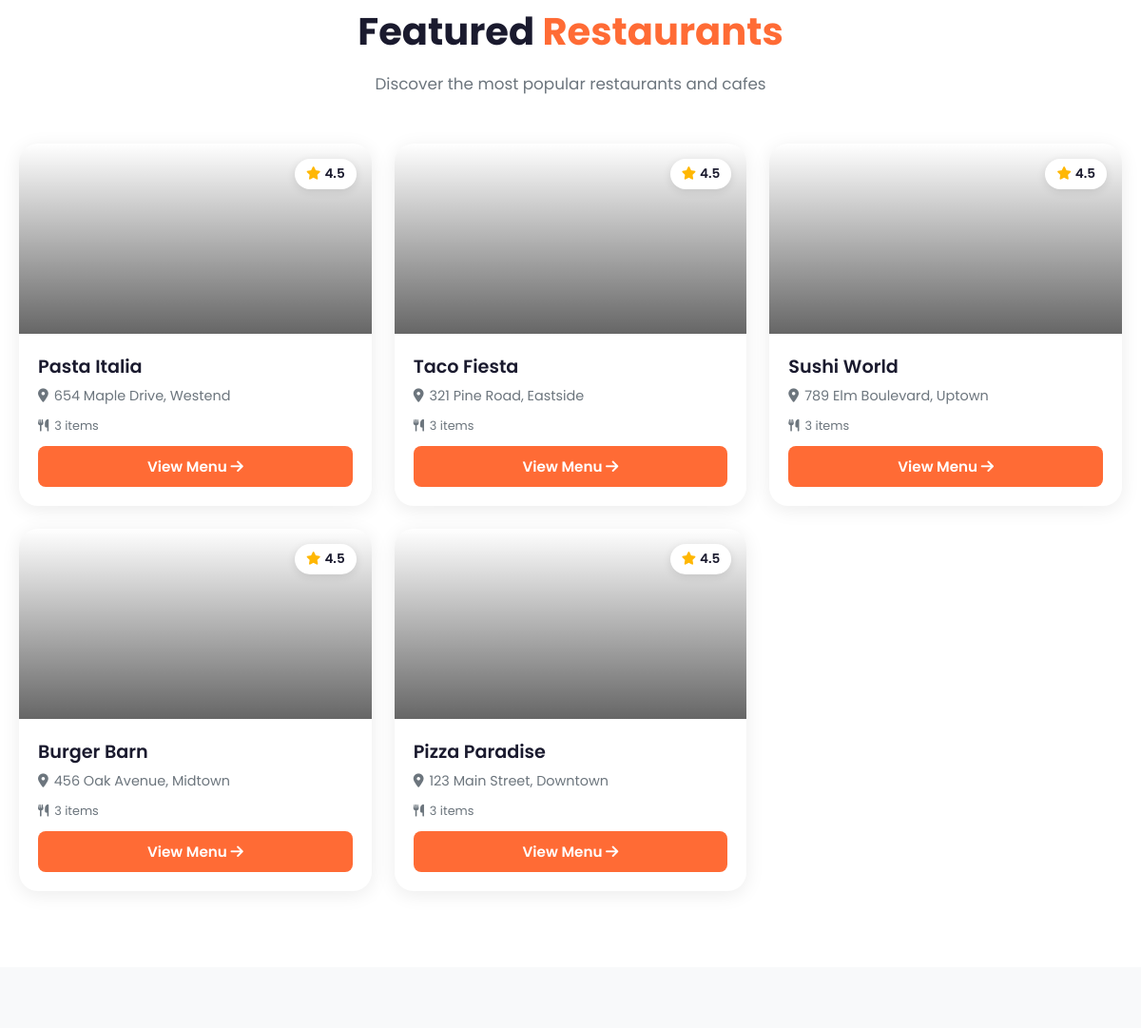
Before: / (middle part) with the older database file.
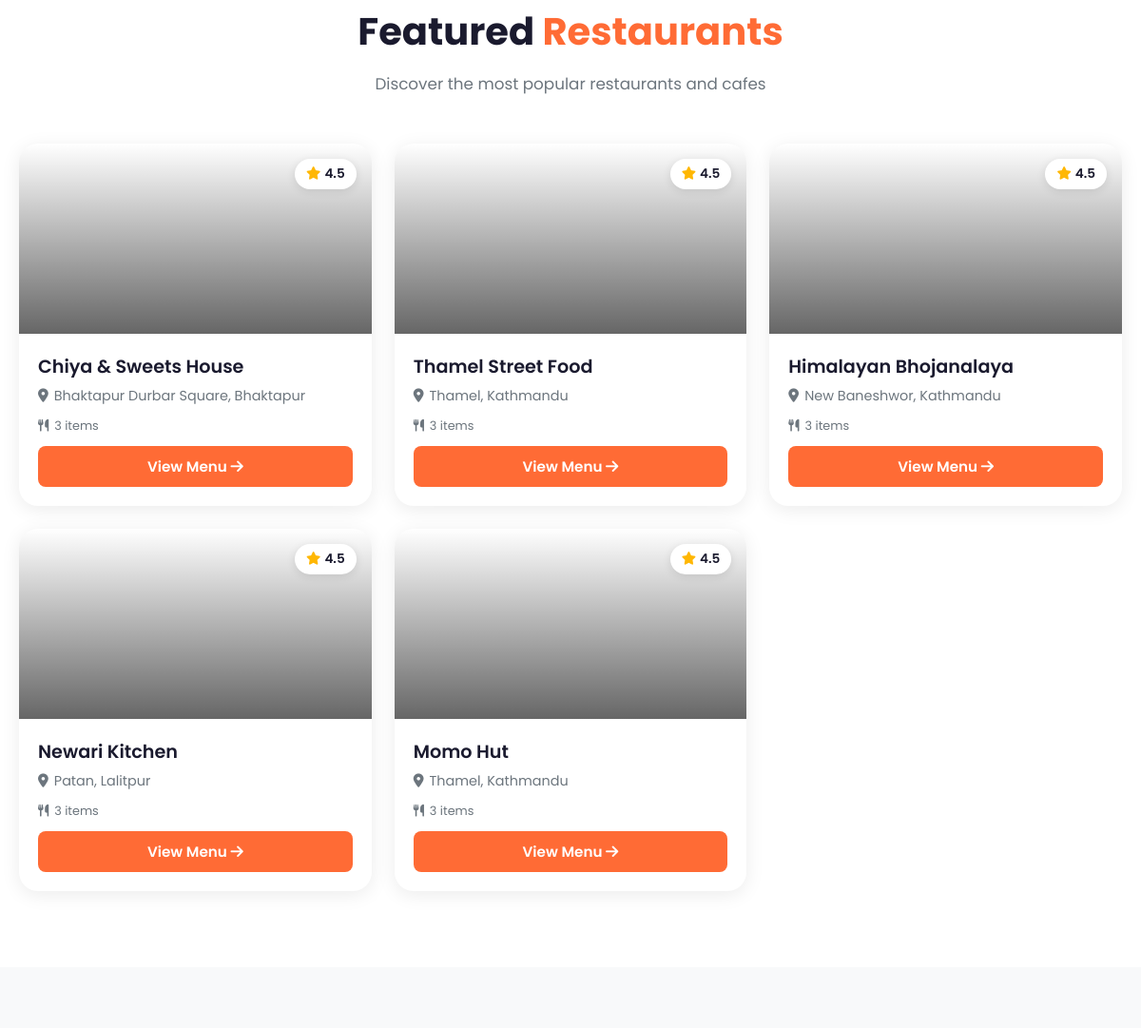
After: the same page with the newer database file.
### tables this page shows
CREATE TABLE restaurants (
  id INT AUTO_INCREMENT PRIMARY KEY,
  name VARCHAR(150) NOT NULL,
  location TEXT,
  image_url VARCHAR(255) DEFAULT '',
  created_at TIMESTAMP DEFAULT CURRENT_TIMESTAMP
);

### includes/db.php (called while the page is built, shortened)
<?php
function getDB() {
  static $conn = null;
  if ($conn === null) {
    try {
      $conn = new mysqli(DB_HOST, DB_USER, DB_PASS, DB_NAME);
      $conn->set_charset('utf8mb4');
    } catch (Exception $e) {
      die('Database connection error. Please check your configuration.');
    }
  }
  return $conn;
}
function dbQuery($sql, $params = []) {
  $conn = getDB();
  if (!empty($params)) {
    $stmt = $conn->prepare($sql);
    $types = '';
    foreach ($params as $param) {
      if (is_int($param)) $types .= 'i';
      elseif (is_double($param)) $types .= 'd';
      elseif (is_string($param)) $types .= 's';
      else $types .= 's';
    }
    $stmt->bind_param($types, ...$params);
    $stmt->execute();
    $result = $stmt->get_result();
    return $result;
  } else {
    return $conn->query($sql);
  }
}

### index.php (the view, shortened to what this page needs)
<?php require_once __DIR__ . '/includes/db.php'; ?>
<?php include __DIR__ . '/includes/header.php'; ?>
<section class="section" style="background: white; padding: 80px 20px; max-width: 100%;">
  <div class="section-header">
    <h2>Featured <span>Restaurants</span></h2>
    <p>Discover the most popular restaurants and cafes</p>
  </div>
  <div style="max-width: 1200px; margin: 0 auto;">
    <div class="restaurant-grid">
      <?php
      $restaurants = dbQuery("SELECT * FROM restaurants ORDER BY id DESC LIMIT 6");
      if ($restaurants && $restaurants->num_rows > 0) {
        while ($r = $restaurants->fetch_assoc()) {
          $itemCount = dbQuery("SELECT COUNT(*) as cnt FROM menu_items WHERE restaurant_id = ?", [$r['id']]);
          $count = $itemCount ? $itemCount->fetch_assoc()['cnt'] : 0;
          $img = !empty($r['image_url']) && $r['image_url'] !== 'assets/images/default-restaurant.jpg'
            ? $r['image_url']
            : 'https://images.unsplash.com/photo-1517248135467-4c7edcad34c4?w=600';
          ?>
          <div class="restaurant-card" onclick="window.location.href='<?php echo SITE_URL; ?>/pages/menu.php?restaurant=<?php echo $r['id']; ?>'">
            <div class="restaurant-card-img" style="background-image: url('<?php echo $img; ?>')">
              <div class="overlay"></div>
              <div class="rating"><i class="fas fa-star"></i> 4.5</div>
            </div>
            <div class="restaurant-card-body">
              <h3><?php echo htmlspecialchars($r['name']); ?></h3>
              <p><i class="fas fa-map-marker-alt"></i> <?php echo htmlspecialchars($r['location']); ?></p>
              <p style="color: var(--gray); font-size:0.8rem;"><i class="fas fa-utensils"></i> <?php echo $count; ?> items</p>
              <a href="<?php echo SITE_URL; ?>/pages/menu.php?restaurant=<?php echo $r['id']; ?>" class="btn">View Menu <i class="fas fa-arrow-right"></i></a>
            </div>
          </div>
          <?php
        }
      } else {
        echo '<p style="text-align:center;color:var(--gray);grid-column:1/-1;">No restaurants available yet.</p>';
      }
      ?>
    </div>
  </div>
</section>
<section class="section">
</section>
<?php include __DIR__ . '/includes/footer.php'; ?>

Changed rows visible on the page:
changed restaurants: name "Pasta Italia" → "Chiya & Sweets House"; location "654 Maple Drive, Westend" → "Bhaktapur Durbar Square, Bhaktapur"
changed restaurants: name "Taco Fiesta" → "Thamel Street Food"; location "321 Pine Road, Eastside" → "Thamel, Kathmandu"
changed restaurants: name "Sushi World" → "Himalayan Bhojanalaya"; location "789 Elm Boulevard, Uptown" → "New Baneshwor, Kathmandu"
changed restaurants: name "Burger Barn" → "Newari Kitchen"; location "456 Oak Avenue, Midtown" → "Patan, Lalitpur"
changed restaurants: name "Pizza Paradise" → "Momo Hut"; location "123 Main Street, Downtown" → "Thamel, Kathmandu"
